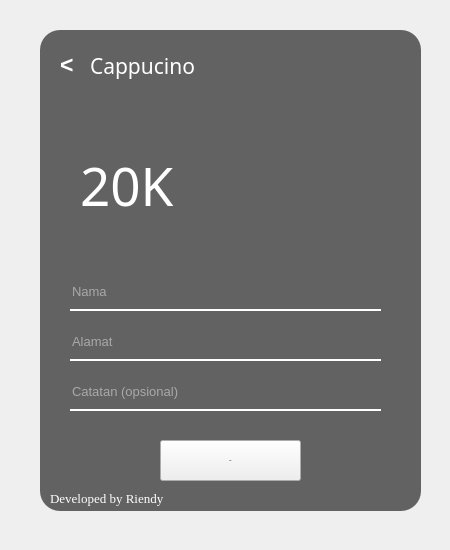
<?xml version="1.0" encoding="UTF-8"?>
<ui version="4.0">
 <class>Form</class>
 <widget class="QWidget" name="Form">
  <property name="geometry">
   <rect>
    <x>0</x>
    <y>0</y>
    <width>450</width>
    <height>550</height>
   </rect>
  </property>
  <property name="windowTitle">
   <string>Form</string>
  </property>
  <widget class="QLabel" name="label">
   <property name="geometry">
    <rect>
     <x>40</x>
     <y>30</y>
     <width>381</width>
     <height>481</height>
    </rect>
   </property>
   <property name="styleSheet">
    <string notr="true">border-image: url(:/images/bg.jpg);
border-radius: 20px;</string>
   </property>
   <property name="text">
    <string/>
   </property>
  </widget>
  <widget class="QLabel" name="label_2">
   <property name="geometry">
    <rect>
     <x>40</x>
     <y>30</y>
     <width>381</width>
     <height>481</height>
    </rect>
   </property>
   <property name="styleSheet">
    <string notr="true">background-color: rgba(0, 0, 0, 150);
border-radius: 20px;</string>
   </property>
   <property name="text">
    <string/>
   </property>
  </widget>
  <widget class="QLabel" name="label_3">
   <property name="geometry">
    <rect>
     <x>220</x>
     <y>90</y>
     <width>191</width>
     <height>191</height>
    </rect>
   </property>
   <property name="styleSheet">
    <string notr="true">border-image: url(:/images/kopi.png);</string>
   </property>
   <property name="text">
    <string/>
   </property>
  </widget>
  <widget class="QLabel" name="label_4">
   <property name="geometry">
    <rect>
     <x>370</x>
     <y>50</y>
     <width>31</width>
     <height>31</height>
    </rect>
   </property>
   <property name="styleSheet">
    <string notr="true">border-image: url(:/images/garist.png);</string>
   </property>
   <property name="text">
    <string/>
   </property>
  </widget>
  <widget class="QPushButton" name="pushButton">
   <property name="geometry">
    <rect>
     <x>160</x>
     <y>440</y>
     <width>141</width>
     <height>41</height>
    </rect>
   </property>
   <property name="font">
    <font>
     <pointsize>-1</pointsize>
     <weight>62</weight>
     <bold>true</bold>
    </font>
   </property>
   <property name="styleSheet">
    <string notr="true">QPushButton {
	background-color: rgb(95, 47, 0);
	border-radius: 10px;
	color:#ffffff;
	font-size:15px;
	font-weight:500;
}

QPushButton:hover {
	background-color: rgb(180, 181, 255);
}


QPushButton:pressed {
    background-color: rgb(30, 127, 255); */
}

QPushButton {
    background-color: rgb(30, 127, 255);
	border-radius: 10px;
	color:#ffffff;
	font-size:15px;
	font-weight:500;
}

QPushButton:hover {
	background-color: rgb(180, 181, 255);
}


QPushButton:pressed {
    background-color: rgb(30, 127, 255); */
}</string>
   </property>
   <property name="text">
    <string>BELI</string>
   </property>
  </widget>
  <widget class="QLabel" name="label_5">
   <property name="geometry">
    <rect>
     <x>90</x>
     <y>50</y>
     <width>111</width>
     <height>31</height>
    </rect>
   </property>
   <property name="font">
    <font>
     <family>Segoe Print</family>
     <pointsize>16</pointsize>
    </font>
   </property>
   <property name="styleSheet">
    <string notr="true">color: rgb(255, 255, 255);</string>
   </property>
   <property name="text">
    <string>Cappucino </string>
   </property>
  </widget>
  <widget class="QLabel" name="label_6">
   <property name="geometry">
    <rect>
     <x>60</x>
     <y>50</y>
     <width>31</width>
     <height>31</height>
    </rect>
   </property>
   <property name="font">
    <font>
     <pointsize>17</pointsize>
     <weight>75</weight>
     <bold>true</bold>
    </font>
   </property>
   <property name="styleSheet">
    <string notr="true">color: rgb(255, 255, 255);</string>
   </property>
   <property name="text">
    <string>&lt;</string>
   </property>
  </widget>
  <widget class="QLineEdit" name="lineEdit">
   <property name="geometry">
    <rect>
     <x>70</x>
     <y>280</y>
     <width>311</width>
     <height>31</height>
    </rect>
   </property>
   <property name="font">
    <font>
     <pointsize>10</pointsize>
    </font>
   </property>
   <property name="styleSheet">
    <string notr="true">background-color: rgb(0, 0, 0, 0);
border:none;
border-bottom:2px solid rgba(255, 255, 255);
color: rgba(255, 255, 255, 230);
padding-bottom:7px;</string>
   </property>
   <property name="placeholderText">
    <string>Nama</string>
   </property>
  </widget>
  <widget class="QLabel" name="label_7">
   <property name="geometry">
    <rect>
     <x>80</x>
     <y>130</y>
     <width>111</width>
     <height>111</height>
    </rect>
   </property>
   <property name="font">
    <font>
     <family>Papyrus</family>
     <pointsize>40</pointsize>
    </font>
   </property>
   <property name="styleSheet">
    <string notr="true">color: rgb(255, 255, 255);</string>
   </property>
   <property name="text">
    <string>20K</string>
   </property>
  </widget>
  <widget class="QLineEdit" name="lineEdit_2">
   <property name="geometry">
    <rect>
     <x>70</x>
     <y>380</y>
     <width>311</width>
     <height>31</height>
    </rect>
   </property>
   <property name="font">
    <font>
     <pointsize>10</pointsize>
    </font>
   </property>
   <property name="styleSheet">
    <string notr="true">background-color: rgb(0, 0, 0, 0);
border:none;
border-bottom:2px solid rgba(255, 255, 255);
color: rgba(255, 255, 255, 230);
padding-bottom:7px;</string>
   </property>
   <property name="placeholderText">
    <string>Catatan (opsional)</string>
   </property>
  </widget>
  <widget class="QLineEdit" name="lineEdit_3">
   <property name="geometry">
    <rect>
     <x>70</x>
     <y>330</y>
     <width>311</width>
     <height>31</height>
    </rect>
   </property>
   <property name="font">
    <font>
     <pointsize>10</pointsize>
    </font>
   </property>
   <property name="styleSheet">
    <string notr="true">background-color: rgb(0, 0, 0, 0);
border:none;
border-bottom:2px solid rgba(255, 255, 255);
color: rgba(255, 255, 255, 230);
padding-bottom:7px;</string>
   </property>
   <property name="placeholderText">
    <string>Alamat</string>
   </property>
  </widget>
  <widget class="QLabel" name="label_8">
   <property name="geometry">
    <rect>
     <x>50</x>
     <y>490</y>
     <width>121</width>
     <height>16</height>
    </rect>
   </property>
   <property name="font">
    <font>
     <family>Times New Roman</family>
     <pointsize>10</pointsize>
    </font>
   </property>
   <property name="styleSheet">
    <string notr="true">color: rgb(255, 255, 255);</string>
   </property>
   <property name="text">
    <string>Developed by Riendy</string>
   </property>
  </widget>
 </widget>
 <resources>
  <include location="res.qrc"/>
 </resources>
 <connections/>
</ui>
